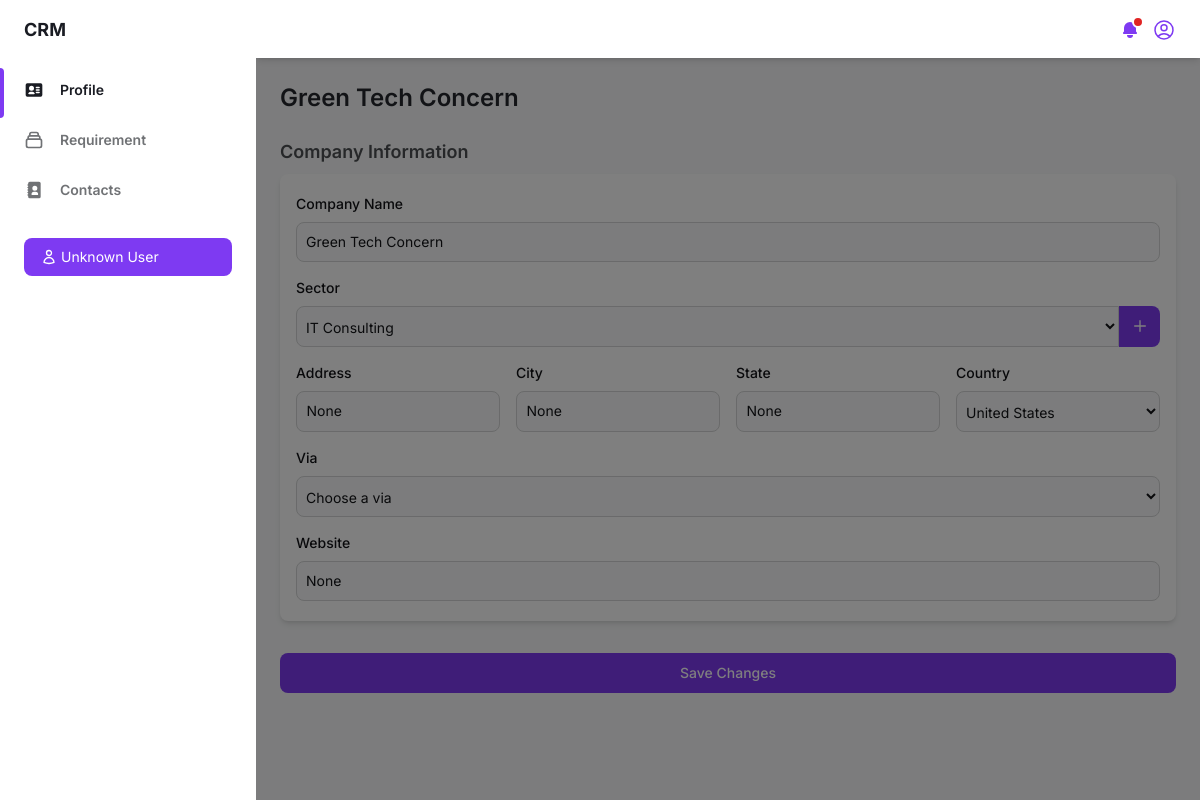
The app's page /company-profile/ (signed in), older data.
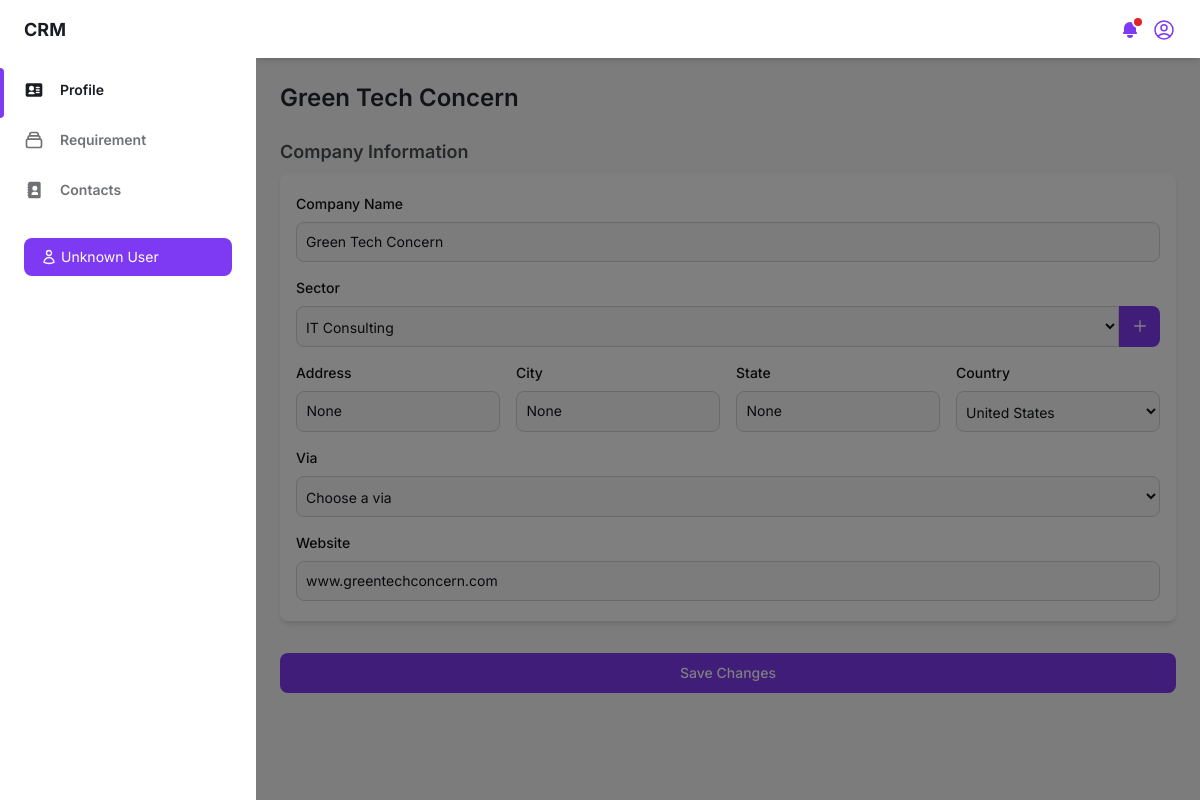
The same page, newer data.
### crm_app/models.py (models this page shows, shortened)
class Company(models.Model):
    company_name = models.CharField(max_length=100, unique=True)
    sector = models.ForeignKey(Sector, on_delete=models.SET_NULL, null=True, blank=True, related_name='sector_companies')
    address = models.CharField(max_length=100, null=True, blank=True)
    city = models.CharField(max_length=100, null=True, blank=True)
    state = models.CharField(max_length=100, null=True, blank=True)
    country = models.CharField(max_length=100, null=True, blank=True)
    via = models.CharField(max_length=100, null=True, blank=True)
    referral_name = models.CharField(max_length=100, null=True, blank=True)
    website = models.CharField(max_length=255, null=True, blank=True)
    created_by = models.OneToOneField(User, on_delete=models.SET_NULL, null=True, blank=True, related_name='created_company')
    date = models.DateField(default=now)
    status = models.BooleanField(default=True)
    cluster = models.IntegerField(null=True, blank=True)
    class Meta:
        verbose_name_plural = "companies"

class Sector(models.Model):
    sector_name = models.CharField(max_length=100, unique=True)

### crm_app/views.py (the view)
# urls.py: path('company-profile/', views.company_profile, name='company_profile'),
def company_profile(request):
    if 'user_id' not in request.session:
        return redirect('user')
    user_id = request.session.get('user_id')
    user = User.objects.get(id=user_id)
    sectors = Sector.objects.values('id', 'sector_name').order_by('sector_name')
    user_company = Company.objects.filter(created_by=user).first()
    if user_company:
        contacts = Contact.objects.filter(company=user_company)
        return render(request, 'companyprofile.html', {'user': user, 'company': user_company, 'contacts': contacts, 'sectors': sectors, 'edit_mode': True})
    else:
        return render(request, 'companyprofile.html', {'user': user, 'sectors': sectors, 'edit_mode': False})

### templates/companyprofile.html (shortened to what the changed rows need)
{% load static %}
<!DOCTYPE html>
<html :class="{ 'theme-dark': dark }" x-data="data()" lang="en">
<head>
    <link rel="stylesheet" href="{% static 'css/tailwind.output.css' %}"/>
    <link rel="stylesheet" href="{% static 'css/style.css' %}" />
</head>
<body>
    <div class="flex h-screen bg-gray-50 dark:bg-gray-900" :class="{ 'overflow-hidden': isSideMenuOpen }">
        <div class="flex flex-col flex-1 w-full">
            <main class="h-full" id="main-company-content">
                <div class="container px-6 mx-auto grid">
                    {% if edit_mode %}
                        <h2 class="my-6 text-2xl font-semibold text-gray-700 dark:text-gray-200">{{ company.company_name }}</h2>
                        <form id="companyForm" action="{% url 'update_company' company.id %}" method="POST">
                            <div class="mb-4 mx-auto grid">
                                <h4 class="mb-2 text-lg font-semibold text-gray-600 dark:text-gray-300">Company Information</h4>
                                <div class="px-4 py-5 mb-8 bg-white rounded-lg shadow-md dark:bg-gray-800">
                                    <div class="mb-4">
                                        <label for="company-name" class="block mb-2 text-sm font-medium text-gray-900 dark:text-white">Company Name</label>
                                        <input type="text" id="company-name" value="{{ company.company_name }}" name="company_name" class="block p-[9px] w-full z-20 text-sm text-gray-900 bg-gray-50 rounded-lg border border-gray-300 focus:ring-blue-500 focus:border-blue-500 dark:bg-gray-700 dark:border-gray-600 dark:placeholder-gray-400 dark:text-white dark:focus:border-blue-500" placeholder="Enter company name" required />
                                    </div>
                                    <div class="mb-4">
                                        <label for="sector" class="block mb-2 text-sm font-medium text-gray-900 dark:text-white">Sector</label>
                                        <div class="flex items-center">
                                            <select id="sector" name="sector" class="bg-gray-50 border border-gray-300 text-gray-900 text-sm rounded-l-lg focus:ring-blue-500 focus:border-blue-500 block w-full p-2.5 pl-[5px] dark:bg-gray-700 dark:border-gray-600 dark:placeholder-gray-400 dark:text-white dark:focus:ring-blue-500 dark:focus:border-blue-500">
                                                {% for sector in sectors %}
                                                    <option value="{{ sector.id }}" {% if sector.id == company.sector.id %} selected {% endif %}>{{ sector.sector_name }}</option>
                                                {% endfor %}
                                            </select>
                                            <button type="button" id="ajax-sector-button" data-modal-target="crud-modal" data-modal-toggle="crud-modal" class="text-sm font-medium leading-5 text-white transition-colors duration-150 bg-purple-600 border border-transparent rounded-r-lg hover:bg-purple-700 focus:outline-none focus:shadow-outline-purple p-[11.5px]">
                                                <svg class="w-4 h-4" fill="none" stroke="currentColor" viewBox="0 0 24 24" xmlns="http://www.w3.org/2000/svg">
                                                    <path stroke-linecap="round" stroke-linejoin="round" stroke-width="2" stroke="#ffffff" d="M12 4v16m8-8H4"></path>
                                                </svg>
                                            </button>
                                        </div>
                                    </div>
                                    <div class="grid gap-4 mb-4 md:grid-cols-4">
                                        <div>
                                            <label for="address" class="block mb-2 text-sm font-medium text-gray-900 dark:text-white">Address</label>
                                            <input type="text" id="address" value="{{ company.address }}" name="address" class="block p-[9.5px] w-full z-20 text-sm text-gray-900 bg-gray-50 rounded-lg border border-gray-300 focus:ring-blue-500 focus:border-blue-500 dark:bg-gray-700 dark:border-gray-600 dark:placeholder-gray-400 dark:text-white dark:focus:border-blue-500" placeholder="Enter address" />
                                        </div>
                                        <div>
                                            <label for="city" class="block mb-2 text-sm font-medium text-gray-900 dark:text-white">City</label>
                                            <input type="text" id="city" value="{{ company.city }}" name="city" class="block p-[9.5px] w-full z-20 text-sm text-gray-900 bg-gray-50 rounded-lg border border-gray-300 focus:ring-blue-500 focus:border-blue-500 dark:bg-gray-700 dark:border-gray-600 dark:placeholder-gray-400 dark:text-white dark:focus:border-blue-500" placeholder="Enter city" />
                                        </div>
                                        <div>
                                            <label for="state" class="block mb-2 text-sm font-medium text-gray-900 dark:text-white">State</label>
                                            <input type="text" id="state" value="{{ company.state }}" name="state" class="block p-[9.5px] w-full z-20 text-sm text-gray-900 bg-gray-50 rounded-lg border border-gray-300 focus:ring-blue-500 focus:border-blue-500 dark:bg-gray-700 dark:border-gray-600 dark:placeholder-gray-400 dark:text-white dark:focus:border-blue-500" placeholder="Enter state" />
                                        </div>
                                        <div>
                                            <label for="country" class="block mb-2 text-sm font-medium text-gray-900 dark:text-white">Country</label>
                                            <select id="country" name="country" class="bg-gray-50 border border-gray-300 text-gray-900 text-sm rounded-lg focus:ring-blue-500 focus:border-blue-500 block w-full p-2.5 pl-[5px] dark:bg-gray-700 dark:border-gray-600 dark:placeholder-gray-400 dark:text-white dark:focus:ring-blue-500 dark:focus:border-blue-500">
                                                <option value="USA" {% if company.country == "USA" %}selected{% endif %}>United States</option>
                                            </select>
                                        </div>
                                    </div>
                                    <div class="grid gap-4 mb-4 md:grid-cols-1">
                                        <div class="flex gap-4">
                                            <div class="flex-grow w-1/2">
                                                <label for="via" class="block mb-2 text-sm font-medium text-gray-900 dark:text-white">Via</label>
                                                <select id="via" name="via" class="bg-gray-50 border border-gray-300 text-gray-900 text-sm rounded-lg focus:ring-blue-500 focus:border-blue-500 block w-full p-2.5 pl-[5px] dark:bg-gray-700 dark:border-gray-600 dark:placeholder-gray-400 dark:text-white dark:focus:ring-blue-500 dark:focus:border-blue-500">
                                                    <option value="">Choose a via</option>
                                                </select>
                                            </div>
                                        </div>
                                    </div>
                                    <div>
                                        <label for="website" class="block mb-2 text-sm font-medium text-gray-900 dark:text-white">Website</label>
                                        <input type="text" id="website" value="{{ company.website }}" name="website" class="block p-[9px] w-full z-20 text-sm text-gray-900 bg-gray-50 rounded-lg border border-gray-300 focus:ring-blue-500 focus:border-blue-500 dark:bg-gray-700 dark:border-gray-600 dark:placeholder-gray-400 dark:text-white dark:focus:border-blue-500" placeholder="Enter website link" />
                                    </div>
                                </div>
                                <button type="submit" class="text-white bg-purple-600 hover:bg-purple-700 focus:ring-4 focus:ring-purple-300 font-medium rounded-lg text-sm w-full mb-[22px] px-5 py-2.5 text-center dark:bg-purple-600 dark:hover:bg-purple-700 dark:focus:ring-purple-900">
                                    Save Changes
                                </button>
                            </div>
                        </form>
                    {% endif %}
                </div>
            </main>
        </div>
    </div>
</body>
</html>

Row changes from the older to the newer data that the page shows:
changed Company "Green Tech Concern": website "None" → "www.greentechconcern.com"
